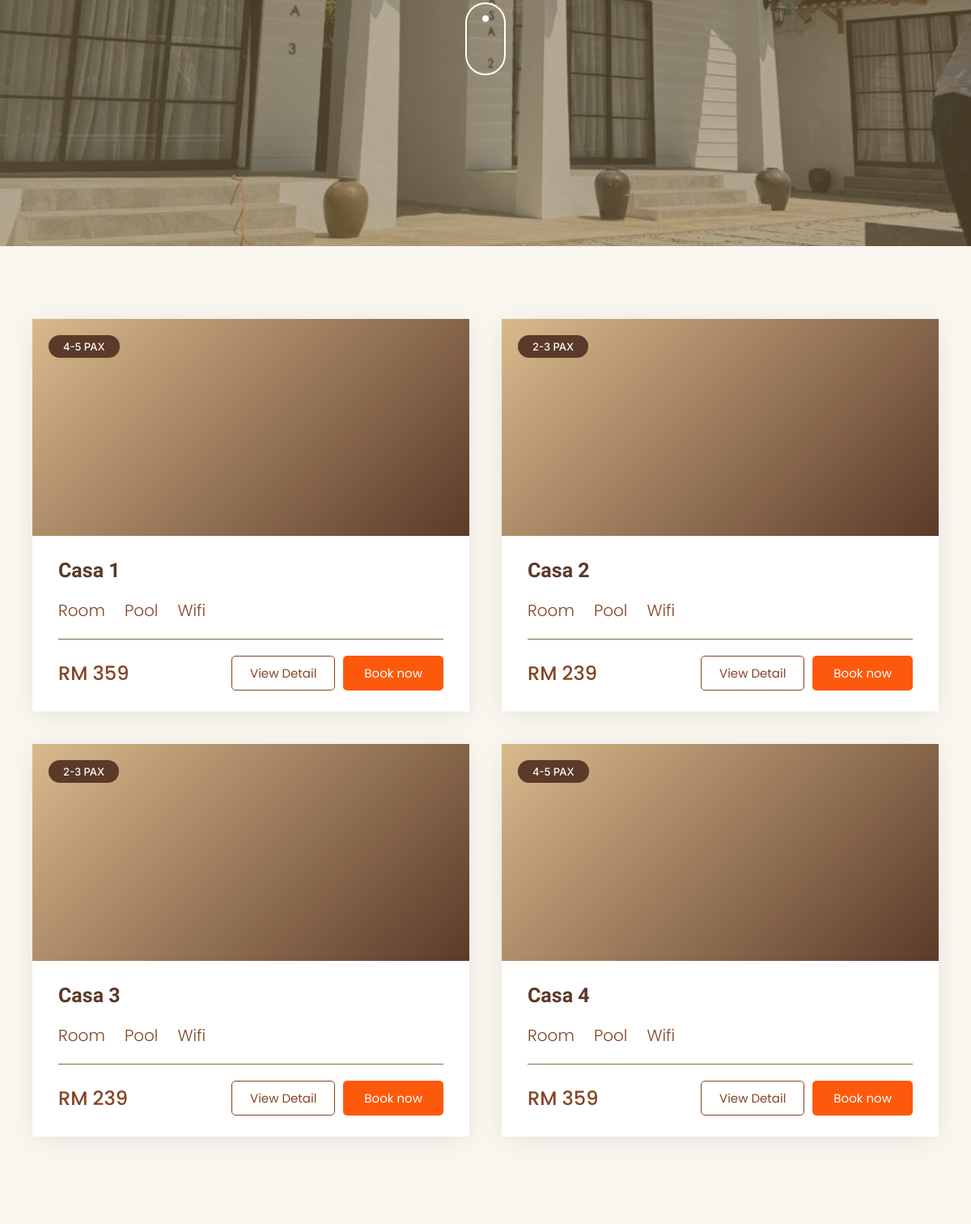
The page /customer/villa.php (middle part) on the database as committed earlier.
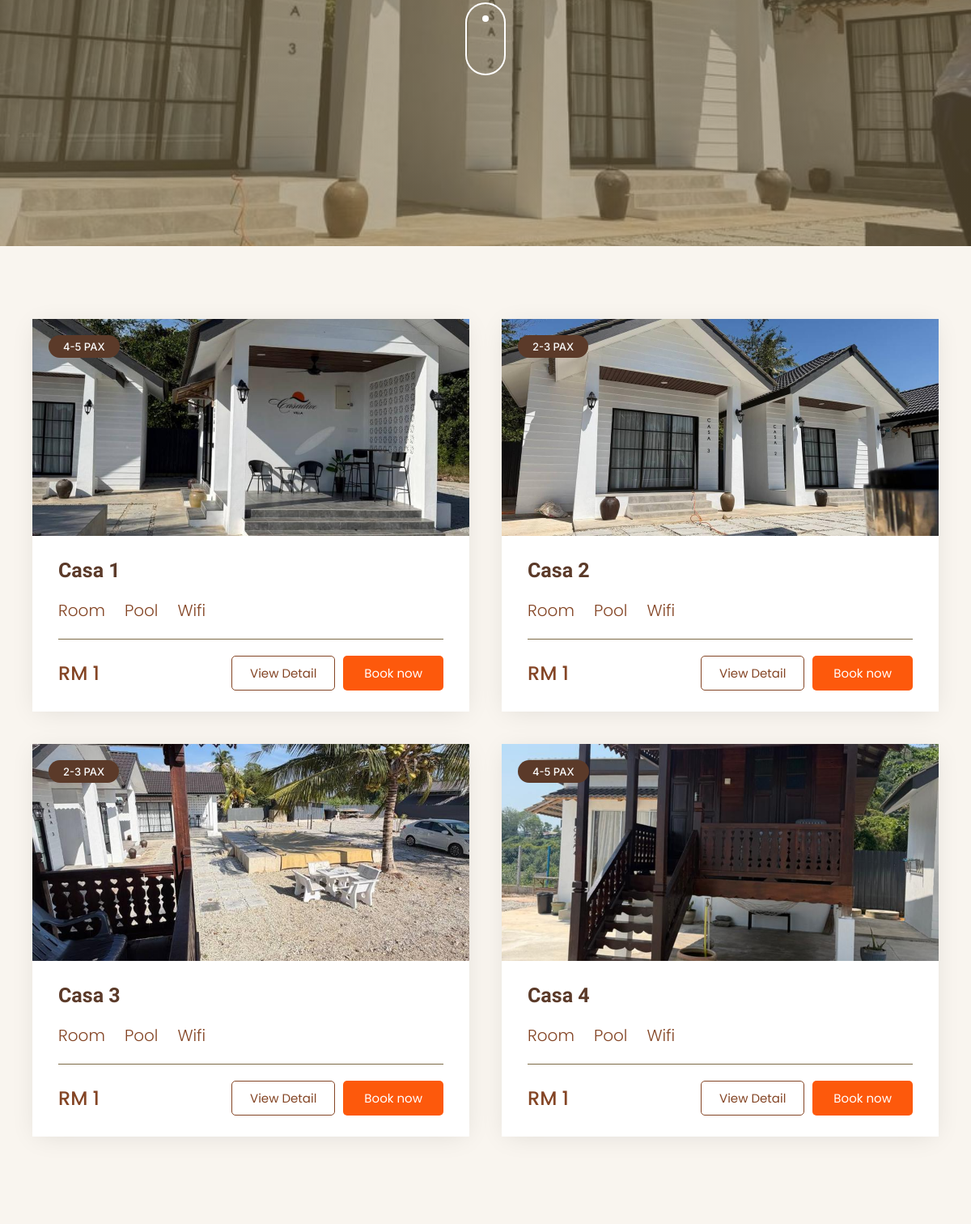
The same page on the database as committed later.
### tables this page shows
CREATE TABLE `accommodation` (
  accommodation_id   INT UNSIGNED AUTO_INCREMENT PRIMARY KEY,
  accommodation_name VARCHAR(100) NOT NULL,
  accommodation_type ENUM('Villa','Campsite') NOT NULL,
  price              DECIMAL(10,2) NOT NULL COMMENT 'weekday / base rate per night, used for all booking calculations',
  price_weekend      DECIMAL(10,2) NULL COMMENT 'display only — not applied to booking totals yet',
  price_holiday      DECIMAL(10,2) NULL COMMENT 'display only — not applied to booking totals yet',
  capacity           INT UNSIGNED NOT NULL,
  pax_label          VARCHAR(30) NULL COMMENT 'display string e.g. "4-5 PAX", falls back to "Max N guests"',
  features           TEXT NULL COMMENT 'one feature per line, e.g. "Wifi\nAircond\nSea View"',
  description        TEXT,
  status             ENUM('available','unavailable','maintenance') NOT NULL DEFAULT 'available',
  image              VARCHAR(255),
  door_code          VARCHAR(20) COMMENT 'lock box / door code shown to the guest in the check-in reminder'
);

### customer/villa.php (called while the page is built, shortened)
<?php
require_once __DIR__ . '/../includes/db.php';
$searchCheckIn = trim((string) ($_GET['check_in'] ?? ''));
$searchCheckOut = trim((string) ($_GET['check_out'] ?? ''));
$searchGuestsRaw = trim((string) ($_GET['guests'] ?? ''));
$searchActive = $searchCheckIn !== '' || $searchCheckOut !== '' || $searchGuestsRaw !== '';
$villas = [];
$maxVillaCapacity = (int) $pdo->query(
    "SELECT COALESCE(MAX(capacity), 0) FROM accommodation WHERE accommodation_type = 'Villa' AND status = 'available'"
)->fetchColumn();
if ($searchActive) {
    $searchGuests = filter_var($searchGuestsRaw, FILTER_VALIDATE_INT);
    if ($searchGuests === false || $searchGuests < 1) {
        $searchError = 'Please enter a valid number of guests.';
    } elseif ($searchGuests > $maxVillaCapacity) {
        $searchError = "Sorry, our Villa packages can't accommodate more than {$maxVillaCapacity} guests. Please reduce the number of guests, or try Campsite instead.";
    } elseif ($searchCheckIn !== '' && $searchCheckOut !== '' && $searchCheckOut <= $searchCheckIn) {
        $searchError = 'Check-out date must be after check-in date.';
    } else {
        $useDates = $searchCheckIn !== '' && $searchCheckOut !== '';
        $matches = recommend_accommodations($pdo, [
            'guests' => $searchGuests,
            'type' => 'Villa',
            'check_in' => $useDates ? $searchCheckIn : null,
            'check_out' => $useDates ? $searchCheckOut : null,
            'budget' => null,
        ]);
        $villas = array_column($matches, 'accommodation');
        if (!$villas) {
            $searchError = $useDates
                ? 'No villas are available for those dates with that number of guests. Please try different dates.'
                : 'No villas match that number of guests right now.';
        }
    }
} else {
    $villas = $pdo->query(
        "SELECT * FROM accommodation WHERE accommodation_type = 'Villa' AND status = 'available' ORDER BY accommodation_id"
    )->fetchAll();
}
require __DIR__ . '/views/villa.view.php';

### customer/views/villa.view.php (the view, shortened to what this page needs)
<?php include __DIR__ . '/../../includes/header.php'; ?>
  <section class="hero" id="top" style="background-image:linear-gradient(rgba(124,106,70,.55), rgba(124,106,70,.55)), url('../assets/images/casa2-casa3-day.jpg');background-size:cover;background-position:center;">
    <a href="#packages" class="scroll-down" aria-label="Scroll down"><span></span></a>
  </section>
  <section class="packages" id="packages">
    <div class="container">
      <?php
      $searchQuery = $searchActive
          ? '&check_in=' . urlencode($searchCheckIn) . '&check_out=' . urlencode($searchCheckOut) . '&guests=' . urlencode((string) ($_GET['guests'] ?? ''))
          : '';
      ?>
      <div class="package-grid">
      <?php foreach ($villas as $villa):
        $searchText = strtolower(($villa['features'] ?? '') . ' ' . ($villa['description'] ?? ''));
        $hasPool = strpos($searchText, 'pool') !== false;
        $hasWifi = strpos($searchText, 'wifi') !== false;
        $roomLabel = ($hasPool || $hasWifi) ? 'Room' : 'Room Only';
        $paxLabel = $villa['pax_label'] ?: ('Max ' . (int) $villa['capacity'] . ' guests');
        $mediaStyle = $villa['image'] ? ' style="background-image:url(\'' . htmlspecialchars($villa['image']) . '\');background-size:cover;background-position:center;"' : '';
      ?>
      <article class="package-card">
        <div class="package-media"<?= $mediaStyle ?>>
          <div class="package-badges">
            <span class="badge"><?= htmlspecialchars(strtoupper($paxLabel)) ?></span>
          </div>
        </div>
        <div class="package-body">
          <h3 class="package-name"><?= htmlspecialchars($villa['accommodation_name']) ?></h3>
          <div class="package-features">
            <div class="feature"><?= $icons['room'] ?><span><?= $roomLabel ?></span></div>
            <?php if ($hasPool): ?>
              <div class="feature"><?= $icons['pool'] ?><span>Pool</span></div>
            <?php endif; ?>
            <?php if ($hasWifi): ?>
              <div class="feature"><?= $icons['wifi'] ?><span>Wifi</span></div>
            <?php endif; ?>
          </div>
          <hr class="package-divider">
          <div class="package-footer">
            <span class="package-price">RM <?= number_format((float) $villa['price'], 0) ?></span>
            <div class="package-actions">
              <a href="detail.php?id=<?= (int) $villa['accommodation_id'] ?>" class="btn view-detail">View Detail</a>
              <a href="bookingform.php?accommodation=<?= urlencode($villa['accommodation_name']) . $searchQuery ?>" class="btn book-now">Book now</a>
            </div>
          </div>
        </div>
      </article>
      <?php endforeach; ?>
      </div>
    </div>
  </section>
<?php include __DIR__ . '/../../includes/footer.php'; ?>

Rows that differ between the two databases and show on the page:
changed accommodation "Casa 1": image: picture added; price "359" → "1"
changed accommodation "Casa 2": image: picture added; price "239" → "1"
changed accommodation "Casa 3": image: picture added; price "239" → "1"
changed accommodation "Casa 4": image: picture added; price "359" → "1"
